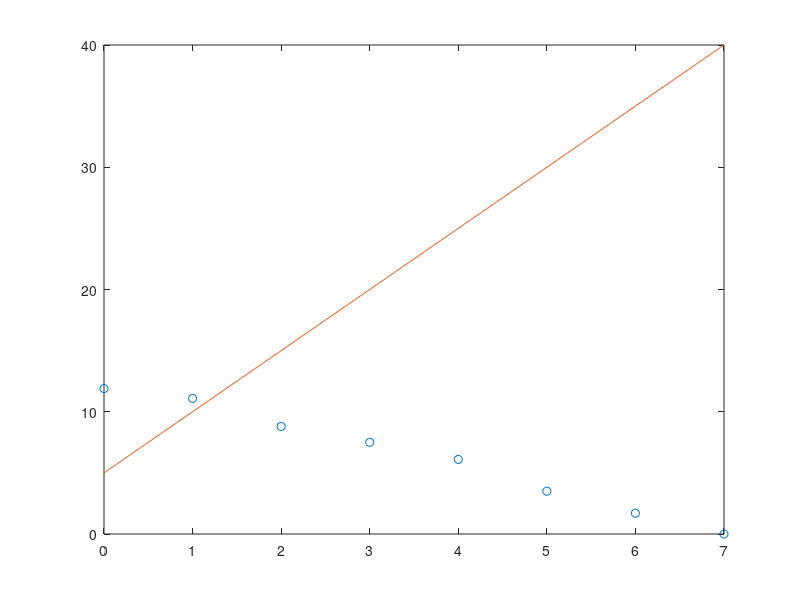

Write MATLAB code to recreate this figure.
% Polinômio 1
t = 0:7;
t = t';
b = [11.9; 11.1; 8.8; 7.5; 6.1; 3.5; 1.7; 0.0];
x = [0, 0];
x(1) = input("");
x(2) = input("");

tt = 0:.01:7;
p1 = x(1) + x(2)*tt;
plot(t, b, "o", tt, p1);


% % Polinômio 2
% t = 0:7;
% t = t';
% b = [9.2; 2.8; -1.5; -2.4; -2.2; 0.3; 5.5; 13.4];
% x = [0, 0, 0];
% x(1) = input("");
% x(2) = input("");
% x(3) = input("");

% tt = 0:.01:7;
% p1 = x(1) + x(2)*tt + x(3)*tt.^2;
% plot(t, b, "o", tt, p1);
